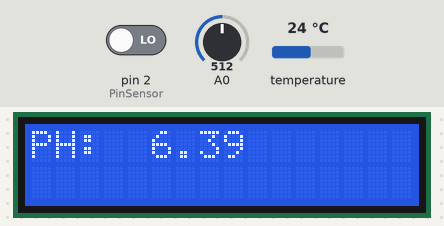
Simulated run of this sketch. Board: Arduino Uno, built with avr-gcc and run on an emulated ATmega328P. On the bench: 16×2 character LCD. Inputs (shaded band) come from the test bench; at power-on: A0 = 512, pin 2 (PinSensor) LOW, temperature 24 °C. What the sketch prints to the serial monitor is not drawn.

Above: at 3.2 s.
3.3 s: A0 set to 716
At 4.8 s:
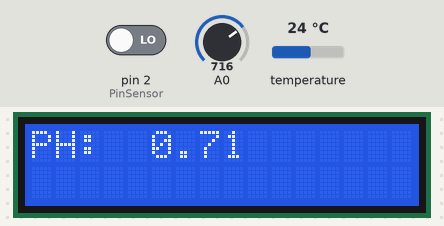
5.1 s: A0 set to 900
At 7.2 s:
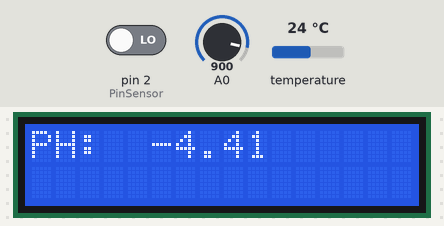
7.5 s: A0 set to 1023
At 9.8 s:
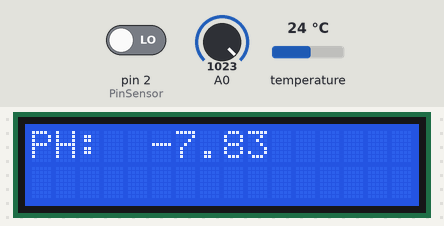
Timing chart, 0 to 11.3 s (numbered marks = the images above; inputs shaded):
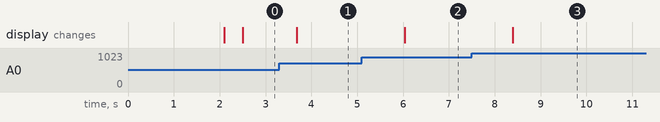

Measured:
- after the input at 3.3 s, the display: changes after 0.39 s (image 1)
- after the input at 5.1 s, the display: changes after 0.94 s (image 2)
- after the input at 7.5 s, the display: changes after 0.89 s (image 3)

The sketch:

Project.ino
```cpp
#include <OneWire.h>
#include <DallasTemperature.h>
#include <Wire.h>
#include <SimpleTimer.h>
#include <LCD.h>
#include <LiquidCrystal_I2C.h>


LiquidCrystal_I2C lcd(0x27, 2,1,0,4,5,6,7);

volatile int Contador;  //variable que cuenta los pulsos

int PinSensor =2 ;

// Data wire is plugged into port 2 on the Arduino
#define ONE_WIRE_BUS 4

// Setup a oneWire instance to communicate with any OneWire devices (not just Maxim/Dallas temperature ICs)
OneWire oneWire(ONE_WIRE_BUS);


// Pass our oneWire reference to Dallas Temperature.
DallasTemperature sensors(&oneWire);


void setup() {

  Serial.begin(9600);
  lcd.setBacklightPin(3, POSITIVE);
  lcd.setBacklight(HIGH);
  lcd.begin(16, 2); // inicializar el LCD con 16 columnas y 2 filas
  sensors.begin();
  pinMode(PinSensor, INPUT);
  attachInterrupt(0, pulso, RISING);
  Wire.begin();
  lcd.setCursor(0,0);
  lcd.print("Inicializando");delay(2000);lcd.clear();
}

void loop() {

  float ph = phSensor();
  Serial.print("imprimiendo el ph ");
  Serial.println(ph);
  delay(100);
  //waterTemperature();
  //waterFlow();

  lcd.setCursor(0,0);
  lcd.print("PH: ");
  lcd.setCursor(5,0);
  lcd.print(ph);

  waterTemperature();
  //waterFlow();

}

void waterTemperature() {
  Serial.print("Requesting temperatures...");
  sensors.requestTemperatures();  // Send the command to get temperatures
  Serial.println("DONE");
  // After we got the temperatures, we can print them here.
  // We use the function ByIndex, and as an example get the temperature from the first sensor only.
  float tempC = sensors.getTempCByIndex(0);

  // Check if reading was successful
  if (tempC != DEVICE_DISCONNECTED_C) {
    Serial.print("Temperature for the device 1 (index 0) is: ");
    Serial.println(tempC);
  } else {
    Serial.println("Error: Could not read temperature data");
  }
}
void pulso() {
  Contador++;

}
long funcion(void) {
  long cantidad;
  Contador = 0;
  interrupts();              //Se inician las interrupciones y se cuentan los pulsos
  noInterrupts();            //se suspenden las interrupciones
  cantidad = 10 * Contador;  // pulsos por segundo
  return cantidad;
}
void waterFlow() {

  float frecuencia = funcion();     //frecuencia de los pulsos
  float Caudal = frecuencia / 7.5;  //calculamos el caudal en L/m

  Serial.print("Litros por segundo: ");
  Serial.println(Caudal);
}


float phSensor() {

  SimpleTimer timer;

  float calibration_value = 21.34 - 0.7;
  int phval = 0;
  unsigned long int avgval;
  int buffer_arr[10], temp;
  float ph_act;


  timer.run();  // Initiates SimpleTimer
  for (int i = 0; i < 10; i++) {
    buffer_arr[i] = analogRead(A0);
    delay(30);
  }
  for (int i = 0; i < 9; i++) {
    for (int j = i + 1; j < 10; j++) {
      if (buffer_arr[i] > buffer_arr[j]) {
        temp = buffer_arr[i];
        buffer_arr[i] = buffer_arr[j];
        buffer_arr[j] = temp;
      }
    }
  }
  avgval = 0;
  for (int i = 2; i < 8; i++)
    avgval += buffer_arr[i];
  float volt = (float)avgval * 5.0 / 1024 / 6;
   return ph_act = -5.70 * volt + calibration_value;


    delay(1000);
}
```
